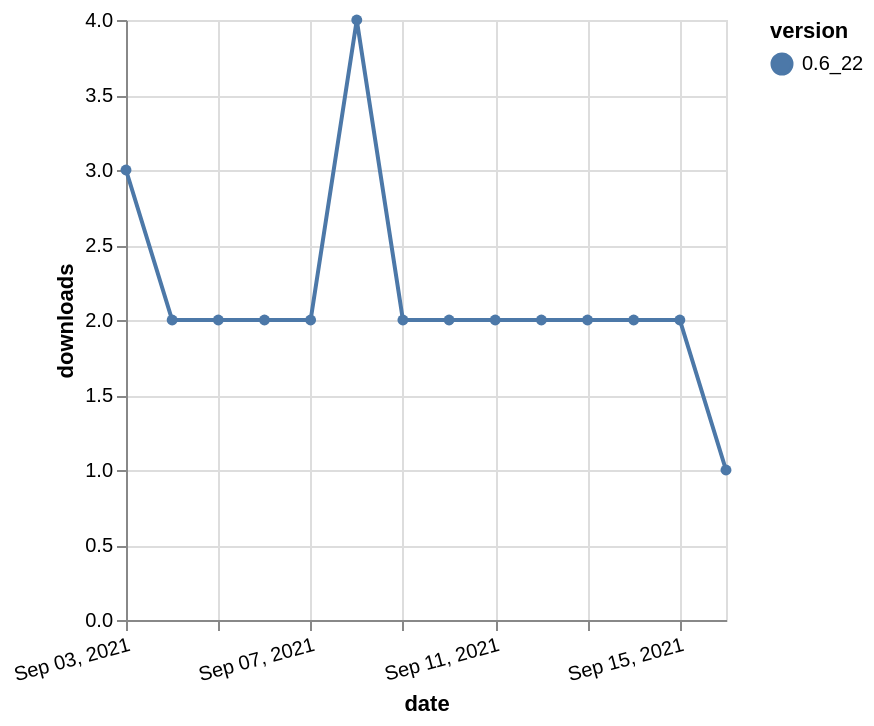

Source (Vega-Lite JSON):
### Vega-Lite specification from a JSON file in a GitHub repository (floating-point values rounded to 4 significant figures)
{"$schema": "https://vega.github.io/schema/vega-lite/v5.json", "description": "A simple bar chart with embedded data.", "data": {"values": [{"date": "2021-09-03", "total": 2934, "delta": 3, "version": "0.6_22"}, {"date": "2021-09-04", "total": 2936, "delta": 2, "version": "0.6_22"}, {"date": "2021-09-05", "total": 2938, "delta": 2, "version": "0.6_22"}, {"date": "2021-09-06", "total": 2940, "delta": 2, "version": "0.6_22"}, {"date": "2021-09-07", "total": 2942, "delta": 2, "version": "0.6_22"}, {"date": "2021-09-08", "total": 2946, "delta": 4, "version": "0.6_22"}, {"date": "2021-09-09", "total": 2948, "delta": 2, "version": "0.6_22"}, {"date": "2021-09-10", "total": 2950, "delta": 2, "version": "0.6_22"}, {"date": "2021-09-11", "total": 2952, "delta": 2, "version": "0.6_22"}, {"date": "2021-09-12", "total": 2954, "delta": 2, "version": "0.6_22"}, {"date": "2021-09-13", "total": 2956, "delta": 2, "version": "0.6_22"}, {"date": "2021-09-14", "total": 2958, "delta": 2, "version": "0.6_22"}, {"date": "2021-09-15", "total": 2960, "delta": 2, "version": "0.6_22"}, {"date": "2021-09-16", "total": 2961, "delta": 1, "version": "0.6_22"}]}, "width": "container", "mark": {"type": "line", "point": {"filled": true}}, "encoding": {"x": {"field": "date", "type": "temporal", "timeUnit": "yearmonthdate", "title": "date", "axis": {"labelAngle": -15}}, "y": {"field": "delta", "type": "quantitative", "title": "downloads"}, "color": {"field": "version", "type": "nominal"}, "tooltip": {"field": "delta"}}}
